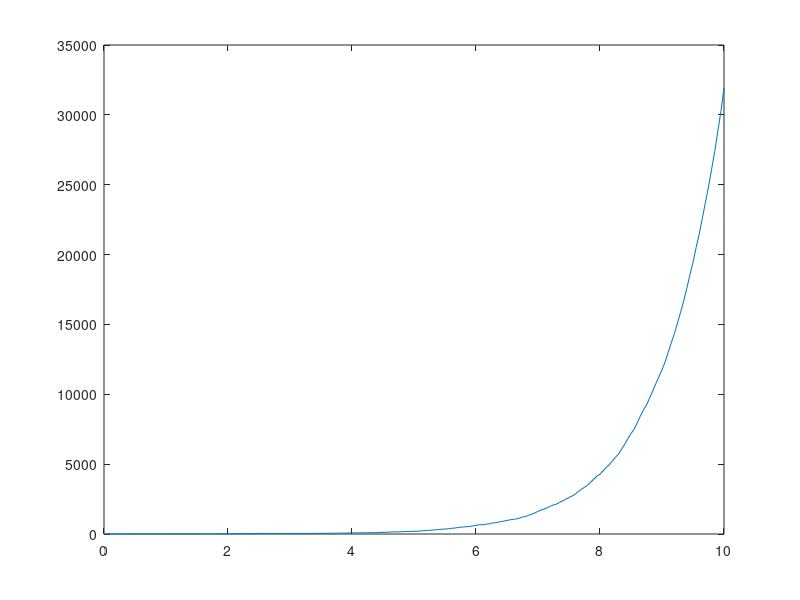

Write the MATLAB code that produced this figure.
% CIR approximation using implicit euler scheme
%
% dX(t) = (a + b * X(t)) dt + sigma * sqrt(X(t)) dW(t)
% with the substitution Y(t) = sqrt(X(t)) the eq. becomes
% dY(t) = ((a - sigma^2/4) / (2Y(t)) + b/2 Y(t)) dt + sigma/2 dW(t)

% equation parameters
a = 1;
b = 1;
sigma = 2;

t0 = 0;
T = 10;
x0 = 1;

% discretization parameters
n = 200;
dt = T / n;

% generating gaussian noise
dW = sqrt(dt) * randn(1,n+1);
t = linspace(t0, t0 + T, n+1);
y = zeros(1,n+1);
y(1) = x0;

for k=1:n
    y(k+1) = (y(k) + sigma / 2 * dW(k) + sqrt( (y(k) + sigma / 2 * dW(k))^2 ...
        + 2 * (1 - b * dt / 2) * (a - sigma^2 / 4) * dt)) ...
        / (2 * (1 - b * dt / 2));
end
x = y .* y;

plot(t, x);